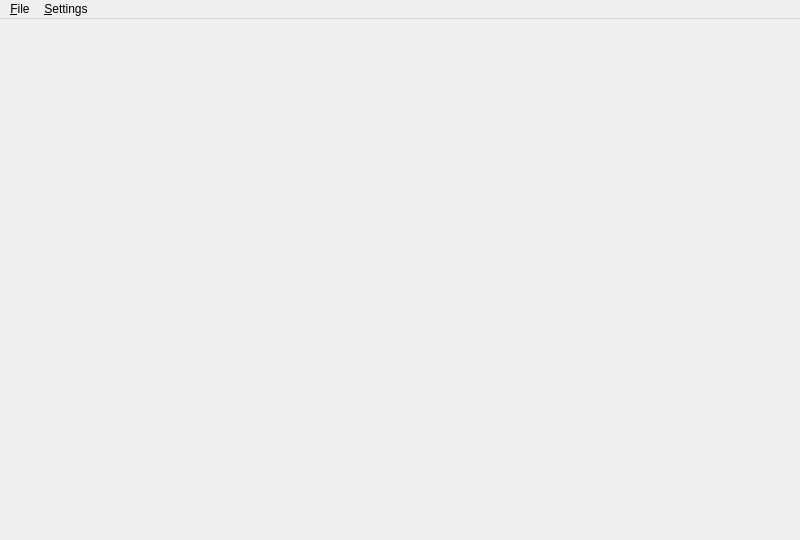
<?xml version="1.0" encoding="UTF-8"?>
<ui version="4.0">
 <class>GraphWindowAbstract</class>
 <widget class="QMainWindow" name="GraphWindowAbstract">
  <property name="geometry">
   <rect>
    <x>0</x>
    <y>0</y>
    <width>800</width>
    <height>540</height>
   </rect>
  </property>
  <widget class="QWidget" name="centralwidget"/>
  <widget class="QMenuBar" name="menuBar">
   <widget class="QMenu" name="menuFile">
    <property name="title">
     <string>&amp;File</string>
    </property>
    <addaction name="actionSaveGraphFile"/>
    <addaction name="separator"/>
    <addaction name="actionClose"/>
   </widget>
   <widget class="QMenu" name="menuSettings">
    <property name="title">
     <string>&amp;Settings</string>
    </property>
    <addaction name="actionGraphColor"/>
    <addaction name="actionGraphWidth"/>
   </widget>
   <addaction name="menuFile"/>
   <addaction name="menuSettings"/>
  </widget>
  <action name="actionSaveGraphFile">
   <property name="text">
    <string>Save &amp;As...</string>
   </property>
   <property name="shortcut">
    <string>Ctrl+S</string>
   </property>
  </action>
  <action name="actionGraphColor">
   <property name="text">
    <string>Graph &amp;Color...</string>
   </property>
  </action>
  <action name="actionGraphWidth">
   <property name="text">
    <string>Graph &amp;Width...</string>
   </property>
  </action>
  <action name="actionClose">
   <property name="text">
    <string>&amp;Close</string>
   </property>
   <property name="shortcut">
    <string>Ctrl+W</string>
   </property>
  </action>
 </widget>
 <resources/>
 <connections/>
</ui>
